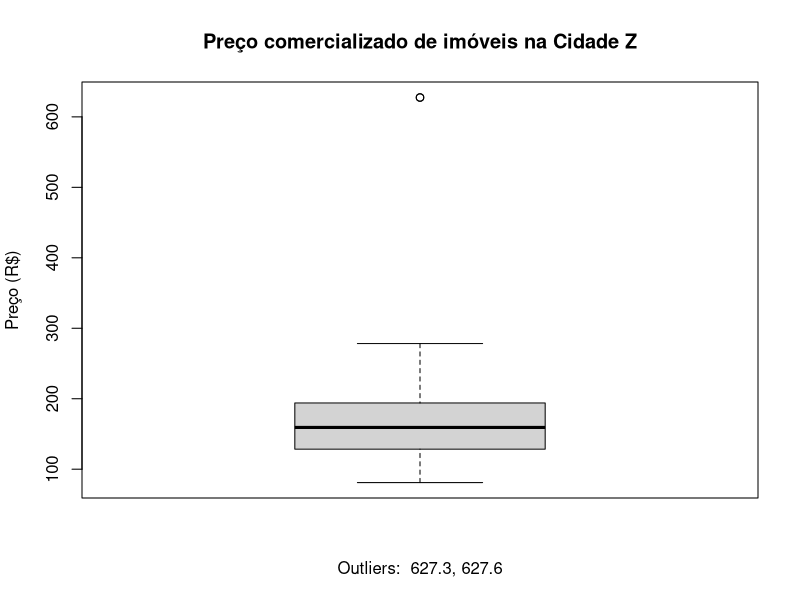
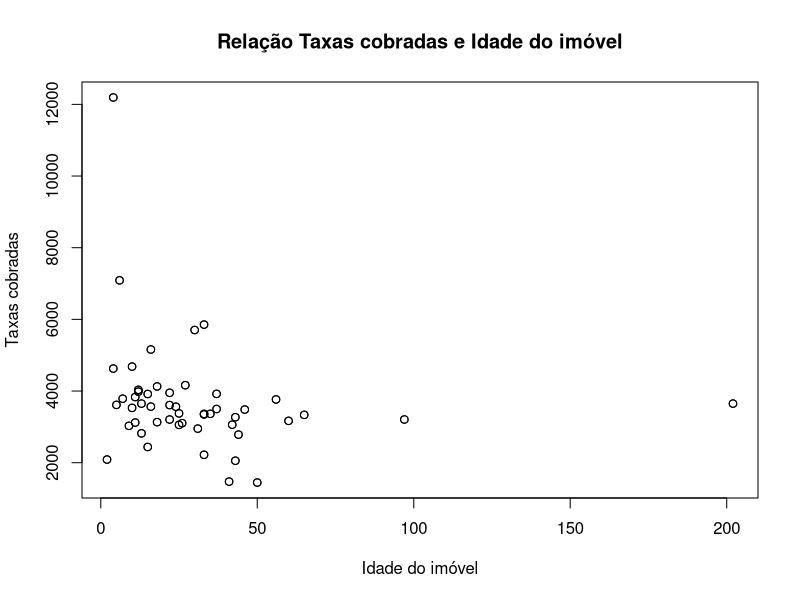

Write R code to recreate these figures, in order.
# Primeiro, definimos o espaço de trabalho
workingDirectory = getwd()
setwd(workingDirectory)

# Após, realizamos a leitura do banco de dados
zCityData = read.table("TRABALHO2.txt", header = TRUE)

# Questão 1:
# Separamos os dados da variável desejada (Preço Comercializado)
commercializedPriceData = zCityData$prc

# Realizamos ordenação dos dados
sort(commercializedPriceData)

# Armazenamos o resumo dos dados
dataSummary = summary(commercializedPriceData)

# Retiramos do resumo:
# O primeiro quartil;
# O terceiro quartil;
# A mediana;
# A média aritmética.
firstQuartile = as.numeric(dataSummary[2])
firstQuartile

thirdQuartile = as.numeric(dataSummary[5])
thirdQuartile

dataMedian = as.numeric(dataSummary[3])
dataMedian

dataMean = as.numeric(dataSummary[4])
dataMean

# Calculamos o Desvio Padrão
standardDeviation = sd(commercializedPriceData)
standardDeviation

# Calculamos o coeficiente de assimetria de Person
pearsonAsymmetryCoefficient = 3 * (dataMean - dataMedian) / standardDeviation
pearsonAsymmetryCoefficient

# Calculamos o décimo e o nonagésimo percentil
dataPercentiles = quantile(commercializedPriceData, seq(.1, .9, by = .1))
tenthPercentile = as.numeric(dataPercentiles[1])
ninetiethPercentile = as.numeric(dataPercentiles[9])

# Calculamos a curtose
kurtosis = (thirdQuartile - firstQuartile) / (2 * (ninetiethPercentile - tenthPercentile))
kurtosis

# Geramos o boxplot!
boxplotStats = boxplot.stats(commercializedPriceData)
outliers = sort(boxplotStats$out)
boxplot(commercializedPriceData, ylab = "Preço (R$)", xlab = paste("Outliers: ", paste(outliers, collapse = ", ")), main = "Preço comercializado de imóveis na Cidade Z")


# Questão 2:
# Separamos as variáveis de idade e taxas pagas
propertiesAges = zCityData$id
propertiesTaxes = zCityData$tax

# Calculamos o coeficiente de correlação linear de Pearson
correlationCoefficient = cor(propertiesAges, propertiesTaxes, method = "pearson")

# Geramos um gráfico de dispersão!
plot(propertiesAges, propertiesTaxes, ylab = "Taxas cobradas", xlab = "Idade do imóvel", main = "Relação Taxas cobradas e Idade do imóvel")
